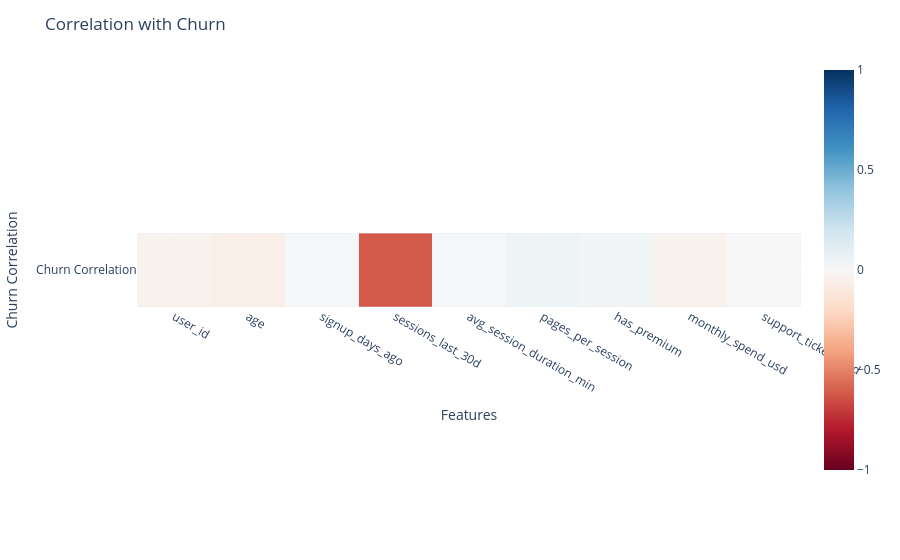
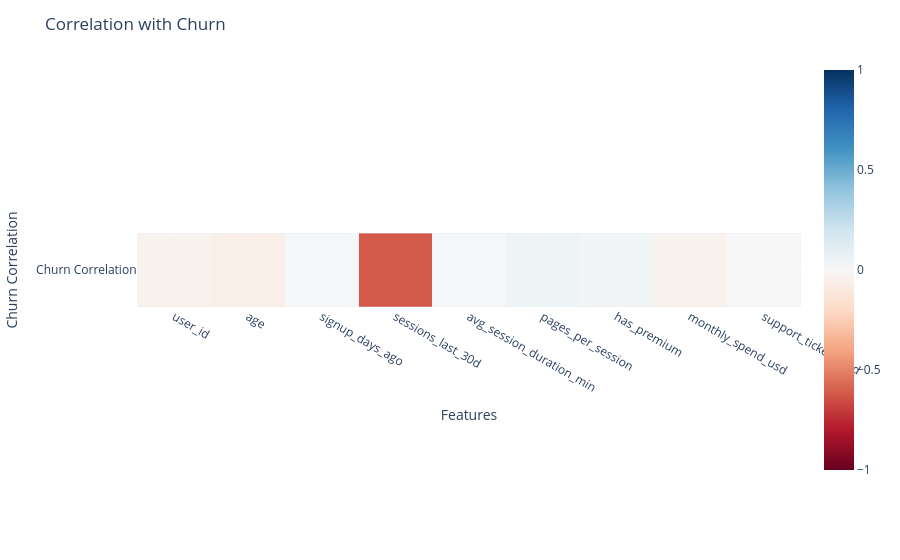
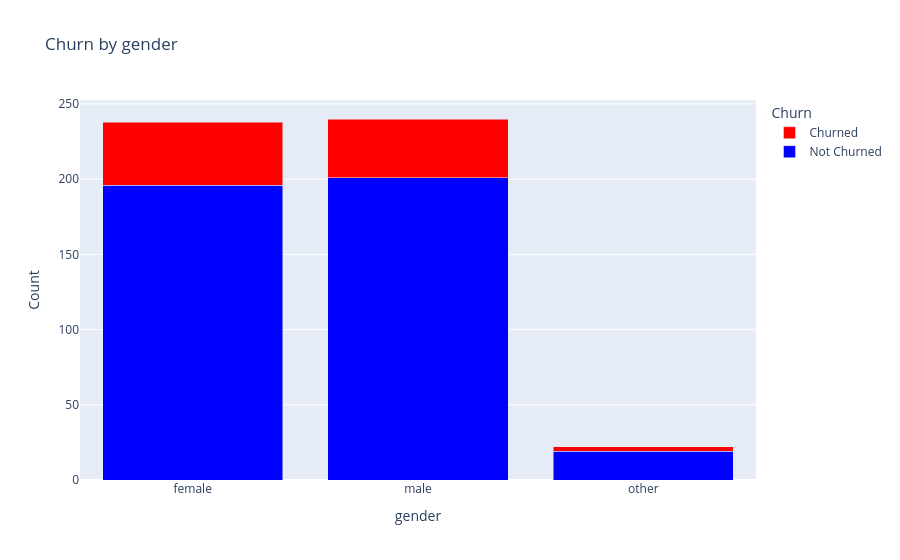
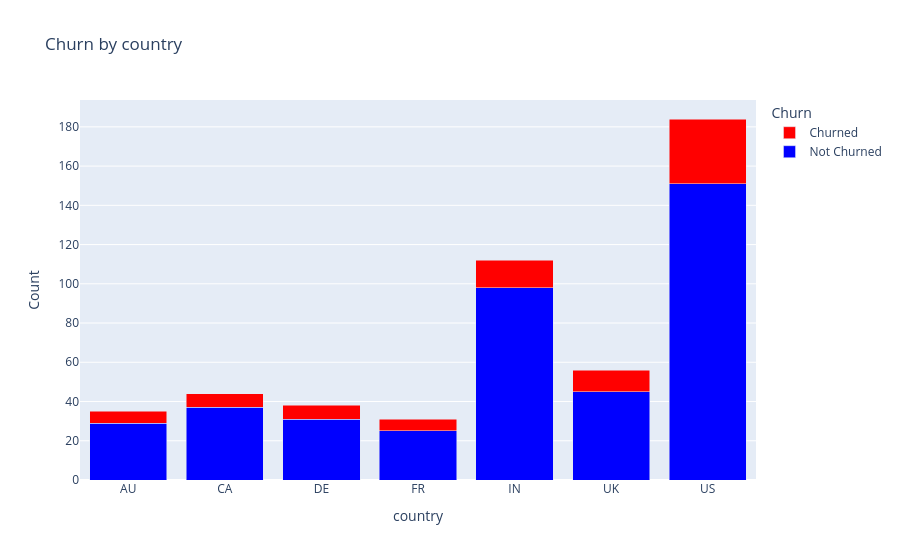

Notebook code for these charts, in order:
### Markdown cell above
### Feature focus: exploratory

Exploratory mode enables expert selection for query handling (e.g., routing to a specialist).

Custom prompt
- Analyze this dataset for churn drivers and suggest follow-up questions.

What to expect
- The agent may ask clarifying questions or choose a specialist persona before executing.
- With `exploratory=False`, it should behave more directly without extra routing.

Cost note: this cell calls an LLM and may incur cost.

**This cell will:**
- Build an agent with `exploratory=True`.
- Start the interactive loop.

### Code cell
# Run this cell


if "df" not in globals():
    csv_path = _DEFAULT_CSV
    df = _load_dataframe(csv_path)

bamboo_exploratory = BambooAI(
    df=df,
    exploratory=True,
    planning=False,
)
print("Exploratory mode agent ready.")
_run_agent(bamboo_exploratory)

### Figure 1 — Plotly figure (JSON) as saved in the notebook; plotly's stock layout.template omitted (floating-point values rounded to 4 significant figures)
{"data": [{"coloraxis": "coloraxis", "hovertemplate": "x: %{x}<br>y: %{y}<br>color: %{z}<extra></extra>", "name": "0", "type": "heatmap", "x": ["user_id", "age", "signup_days_ago", "sessions_last_30d", "avg_session_duration_min", "pages_per_session", "has_premium", "monthly_spend_usd", "support_tickets_90d"], "xaxis": "x", "y": ["Churn Correlation"], "yaxis": "y", "z": [[-0.03614, -0.06071, 0.007925, -0.6179, 0.01329, 0.04682, 0.02634, -0.03585, 0.0007872]]}], "layout": {"coloraxis": {"cmax": 1, "cmin": -1, "colorscale": [[0, "rgb(103,0,31)"], [0.1, "rgb(178,24,43)"], [0.2, "rgb(214,96,77)"], [0.3, "rgb(244,165,130)"], [0.4, "rgb(253,219,199)"], [0.5, "rgb(247,247,247)"], [0.6, "rgb(209,229,240)"], [0.7, "rgb(146,197,222)"], [0.8, "rgb(67,147,195)"], [0.9, "rgb(33,102,172)"], [1, "rgb(5,48,97)"]]}, "margin": {"t": 60}, "title": {"text": "Correlation with Churn"}, "xaxis": {"anchor": "y", "constrain": "domain", "domain": [0, 1], "scaleanchor": "y", "title": {"text": "Features"}}, "yaxis": {"anchor": "x", "autorange": "reversed", "constrain": "domain", "domain": [0, 1], "title": {"text": "Churn Correlation"}}}}

### Figure 2 — Plotly figure (JSON) as saved in the notebook; plotly's stock layout.template omitted (floating-point values rounded to 4 significant figures)
{"data": [{"coloraxis": "coloraxis", "hovertemplate": "x: %{x}<br>y: %{y}<br>color: %{z}<extra></extra>", "name": "0", "type": "heatmap", "x": ["user_id", "age", "signup_days_ago", "sessions_last_30d", "avg_session_duration_min", "pages_per_session", "has_premium", "monthly_spend_usd", "support_tickets_90d"], "xaxis": "x", "y": ["Churn Correlation"], "yaxis": "y", "z": [[-0.03614, -0.06071, 0.007925, -0.6179, 0.01329, 0.04682, 0.02634, -0.03585, 0.0007872]]}], "layout": {"coloraxis": {"cmax": 1, "cmin": -1, "colorscale": [[0, "rgb(103,0,31)"], [0.1, "rgb(178,24,43)"], [0.2, "rgb(214,96,77)"], [0.3, "rgb(244,165,130)"], [0.4, "rgb(253,219,199)"], [0.5, "rgb(247,247,247)"], [0.6, "rgb(209,229,240)"], [0.7, "rgb(146,197,222)"], [0.8, "rgb(67,147,195)"], [0.9, "rgb(33,102,172)"], [1, "rgb(5,48,97)"]]}, "margin": {"t": 60}, "title": {"text": "Correlation with Churn"}, "xaxis": {"anchor": "y", "constrain": "domain", "domain": [0, 1], "scaleanchor": "y", "title": {"text": "Features"}}, "yaxis": {"anchor": "x", "autorange": "reversed", "constrain": "domain", "domain": [0, 1], "title": {"text": "Churn Correlation"}}}}

### Figure 3 — Plotly figure (JSON) as saved in the notebook; plotly's stock layout.template omitted (floating-point values rounded to 4 significant figures)
{"data": [{"marker": {"color": "blue"}, "name": "Not Churned", "type": "bar", "x": ["female", "male", "other"], "y": [196, 201, 19]}, {"marker": {"color": "red"}, "name": "Churned", "type": "bar", "x": ["female", "male", "other"], "y": [42, 39, 3]}], "layout": {"barmode": "stack", "legend": {"title": {"text": "Churn"}}, "title": {"text": "Churn by gender"}, "xaxis": {"title": {"text": "gender"}}, "yaxis": {"title": {"text": "Count"}}}}

### Figure 4 — Plotly figure (JSON) as saved in the notebook; plotly's stock layout.template omitted (floating-point values rounded to 4 significant figures)
{"data": [{"marker": {"color": "blue"}, "name": "Not Churned", "type": "bar", "x": ["AU", "CA", "DE", "FR", "IN", "UK", "US"], "y": [29, 37, 31, 25, 98, 45, 151]}, {"marker": {"color": "red"}, "name": "Churned", "type": "bar", "x": ["AU", "CA", "DE", "FR", "IN", "UK", "US"], "y": [6, 7, 7, 6, 14, 11, 33]}], "layout": {"barmode": "stack", "legend": {"title": {"text": "Churn"}}, "title": {"text": "Churn by country"}, "xaxis": {"title": {"text": "country"}}, "yaxis": {"title": {"text": "Count"}}}}
